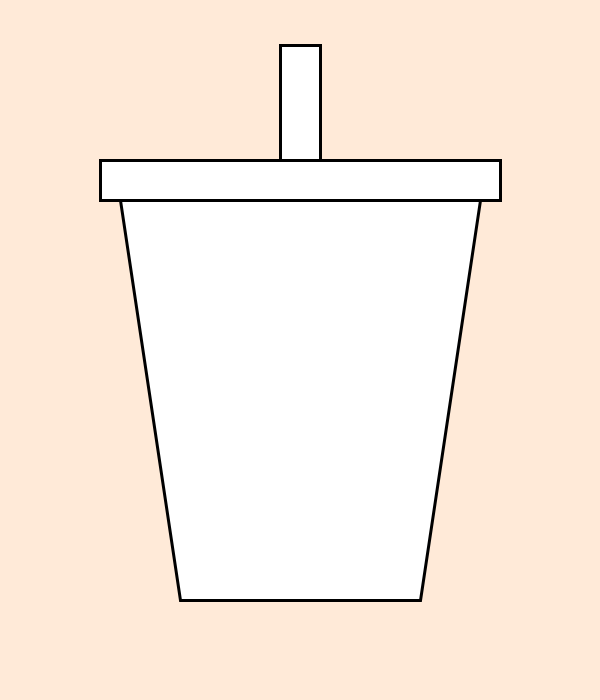
Frame 1 (no input)
Frame 60 (the mouse pressed at the canvas centre just before this capture): identical to frame 1, image omitted
Frame 120 (the mouse held since frame 60 and released just before this capture): identical to frame 1, image omitted

The Processing sketch that drew this single still picture (run headless with seeded random() and noise(); from frame 60 on, the mouse is pressed at the canvas centre):

// Processing sketch: Cup_Design
// ── Cup_Design.pde

void setup() {
  size(600, 700);
}

void draw() {
  background(#FFEAD8);

  // Cup
  fill(255);
  stroke(0);
  strokeWeight(3);
  quad(120, 200, 480, 200, 420, 600, 180, 600);

  // Lid and straw
  rect(100, 160, 400, 40);
  rect(280, 45, 40, 115);
}
    
